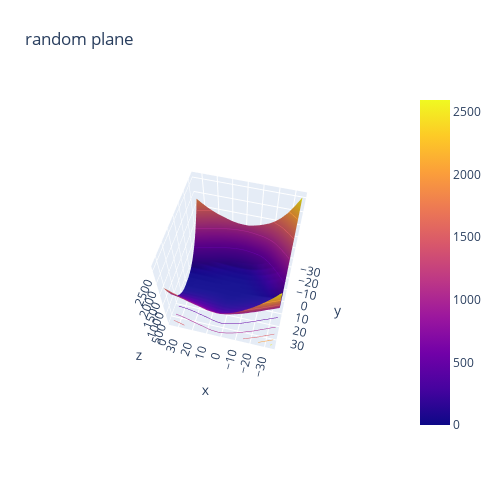

This figure's notebook cell:
### Code cell
import plotly.graph_objects as go

fig = go.Figure(data=[go.Surface(x=xs, y=ys, z=losses)])
fig.update_traces(contours_z=dict(show=True, usecolormap=True,
                                  highlightcolor="limegreen", project_z=True))
fig.update_layout(title='random plane', autosize=False,
                  scene_camera_eye=dict(x=1.87, y=0.88, z=-0.64),
                  width=500, height=500,
                  margin=dict(l=65, r=50, b=65, t=90)
)

fig.show()

### Figure 1 — Plotly figure (JSON) as saved in the notebook; plotly's stock layout.template omitted (floating-point values rounded to 4 significant figures; data arrays with more than 128 entries replaced by an {"elided": "..."} marker saying what was removed)
{"data": [{"contours": {"z": {"highlightcolor": "limegreen", "project": {"z": true}, "show": true, "usecolormap": true}}, "type": "surface", "x": {"elided": "20x20 float values"}, "y": {"elided": "20x20 float values"}, "z": {"elided": "20x20 float values"}}], "layout": {"autosize": false, "height": 500, "margin": {"b": 65, "l": 65, "r": 50, "t": 90}, "scene": {"aspectmode": "auto", "aspectratio": {"x": 1, "y": 1, "z": 1}, "camera": {"center": {"x": 0, "y": 0, "z": 0}, "eye": {"x": -0.4884, "y": 1.963, "z": 3.055}, "projection": {"type": "perspective"}, "up": {"x": 0, "y": 0, "z": 1}}}, "title": {"text": "random plane"}, "width": 500}}
